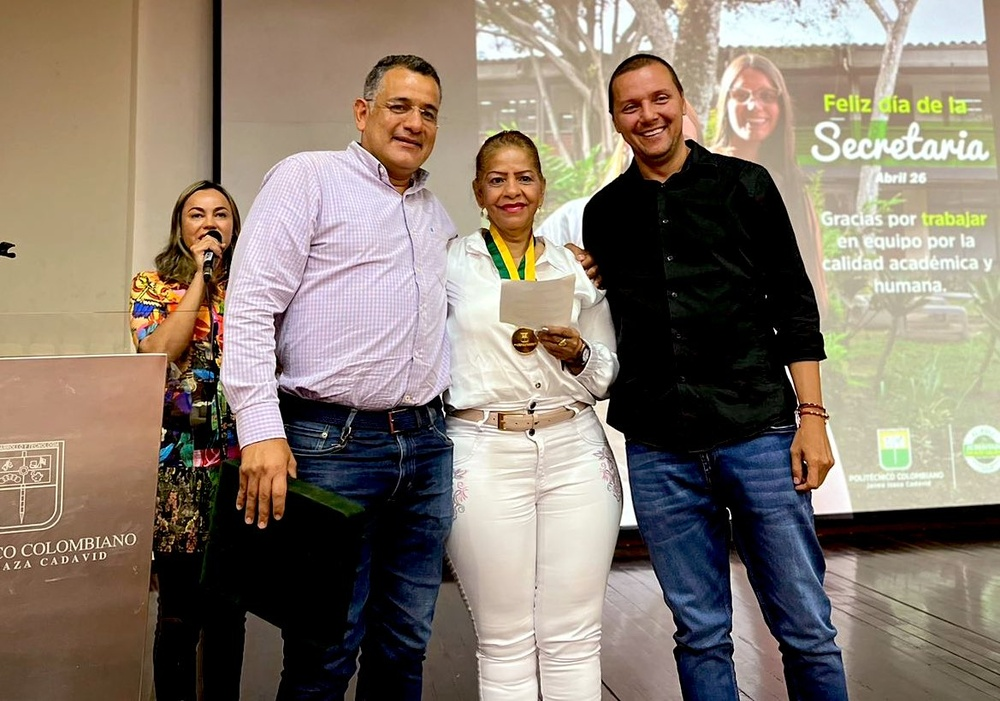
#> input picture Teoría/Fotos prueba/persona03.jpg, 1000 x 701 px, shrunk from 1169 x 820 before the run, found by its file name
$ jupyter execute --allow-errors Programa_de_Haar.ipynb
#> lines starting #> are read from the running program, lines starting #| are printed output that depends on the picture; after the words box and inside, x2 and y2 are one past the last pixel; in counts of white or black regions, pixels touching at a corner belong together
<a href="https://colab.research.google.com/github/Daniel-Francisco-Calderon-Lebro/Vision_por_Computador/blob/main/Programa_de_Haar.ipynb" target="_parent"></a>

[cell 1]
# to run in google colab
import sys
if 'google.colab' in sys.modules:
    import subprocess
    subprocess.call("pip install -U opencv-python".split())
import cv2 as cv


import numpy as np
import pandas as pd
from google.colab.patches import cv2_imshow # para visualizar imágenes
from skimage import io
from PIL import Image
import matplotlib.pylab as plt
from mpl_toolkits.mplot3d import Axes3D
from matplotlib import cm
from matplotlib import colors

ruta = '/content/drive/Shareddrives/JPDP/2023_1/Vision/'

# Algoritmo de Viola-Jones

Se utiliza Haar features y un clasificador en cascada.

Se basa en un clasificador binario débil para determinar si una región de la imagen contiene un objeto de interés o no.

Se combinan los clasificadores débiles en un clasificador en cascada.

Si un clasificador binario determina que una región de la imagen no contiene el objeto de interés, la región se descarta y se pasa a la siguiente etapa.

Si un clasificador binario determina que una región de la imagen puede contener el objeto de interés, se pasa a la siguiente etapa del clasificador en cascada.

Al final, las regiones que se detectan como objetos de interés hansido detectadas en todas las etapas del clasificador en cascada.

# Características Haar

Las características de Haar son funciones rectangulares simples de 2 dimensiones en las que se varía el tamaño y la posición de recuadros blancos y negros.

Las características se extraen calculando la diferencia entre la suma de los píxeles dentro del recuadro negro y la suma de los píxeles bajo el rectángulo blanco.

Para utilizar la técnica, se calculan las características a distintas escalas

# Haar cascade para detectar personas

Se utilizará, en este caso, una concatenación de clasificadores débiles para conformar uno más robusto. El clasificador Haar de personas está configuradoen un archivo XML que describe cómo detectar objetos en una imagen disponible en la página oficial de OpenCV. Puede consultar más información en [Haar en githujb](https://github.com/opencv/opencv/blob/master/data/haarcascades/)

[cell 2]
# carga el clasificador
clasificador = cv.CascadeClassifier(ruta + 'haarcascade_frontalface_alt_tree.xml')

#> (a cell that did not finish here is left out)

[cell 4]
fname = ruta + 'persona03.jpg'
img = cv.cvtColor(io.imread(fname), cv.COLOR_BGR2GRAY)
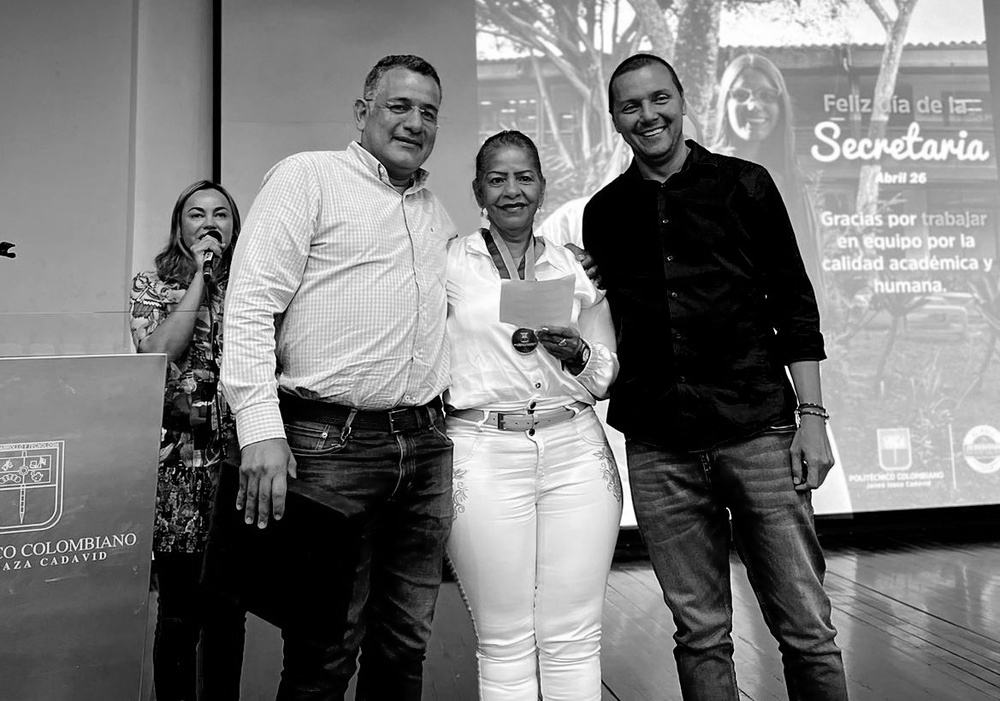
#> img: shape (701, 1000); min 0, max 255, mean 121.2
plt.imshow(img,cmap='gray')

#> (a cell that did not finish here is left out)

[cell 6]
# detecta personas en la imagen
faces = clasificador.detectMultiScale(img,1.01, 70)
#> faces = [[180, 191, 59, 59], [477, 152, 70, 70]]

# dibuja rectángulos alrededor de las personas detectadas
for (x, y, w, h) in faces:
    cv.rectangle(img, (x, y), (x+w, y+h), (255, 255, 0), 2)
#> this loop made 2 passes
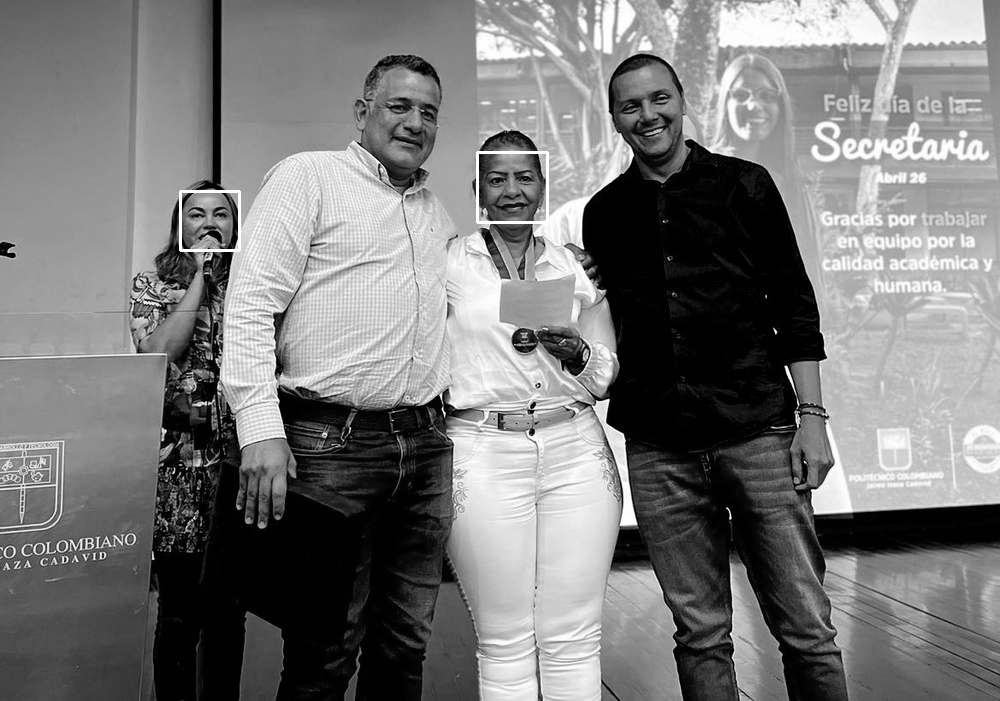
#> img: shape (701, 1000); 0.22% of pixels changed, all inside (x1, y1, x2, y2) = (179, 151, 549, 252)

# muestra la imagen con las personas detectadas
plt.imshow(img,cmap='gray')

[cell 7]
faces
#> Out = [[180, 191, 59, 59], [477, 152, 70, 70]]

$ run again, with Teoría/Fotos prueba/persona01.jpg copied over Teoría/Fotos prueba/persona03.jpg
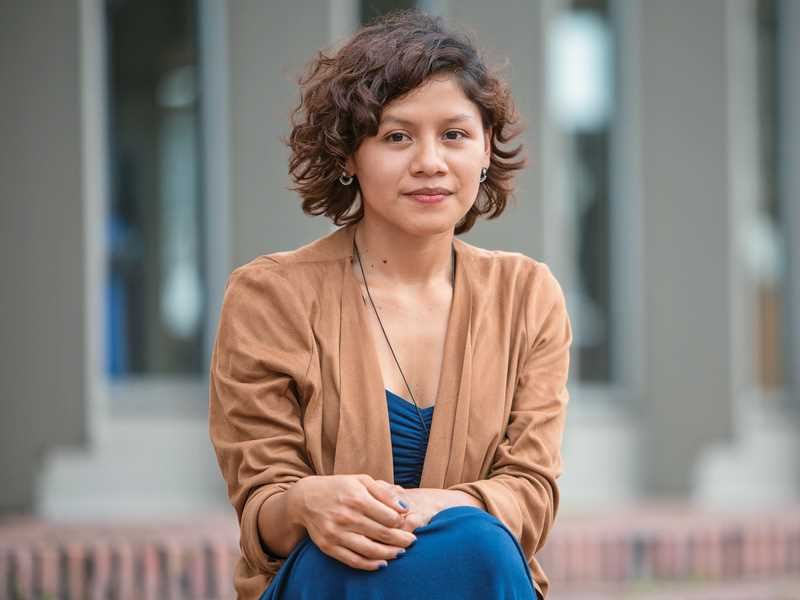
#> input picture Teoría/Fotos prueba/persona01.jpg, 800 x 600 px, found by its file name
#> `img = cv.cvtColor(io.imread(fname), cv.COLOR_BGR2GRAY)`:
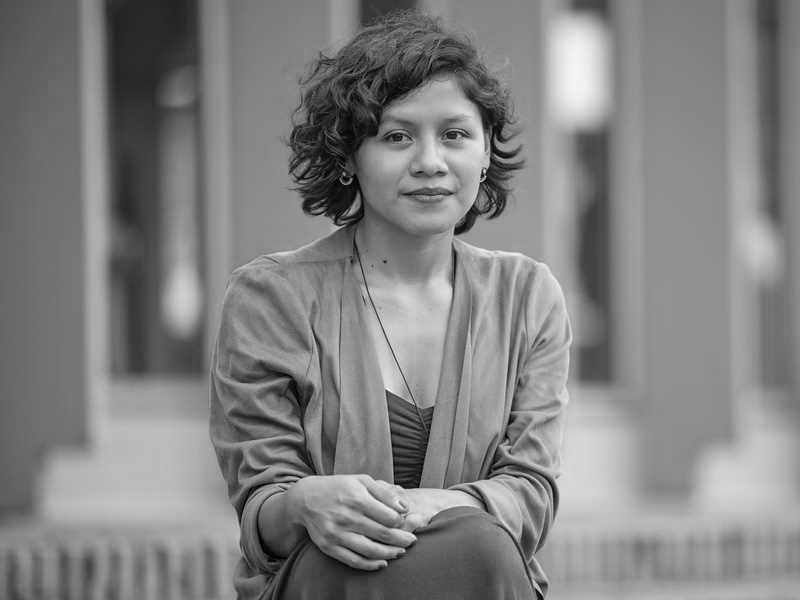
#> img: shape (600, 800); min 0, max 252, mean 129.6
#> faces = [[353, 77, 150, 150]]
#> the loop `for (x, y, w, h) in faces:` made 1 pass
#> after the loop `for (x, y, w, h) in faces:`:
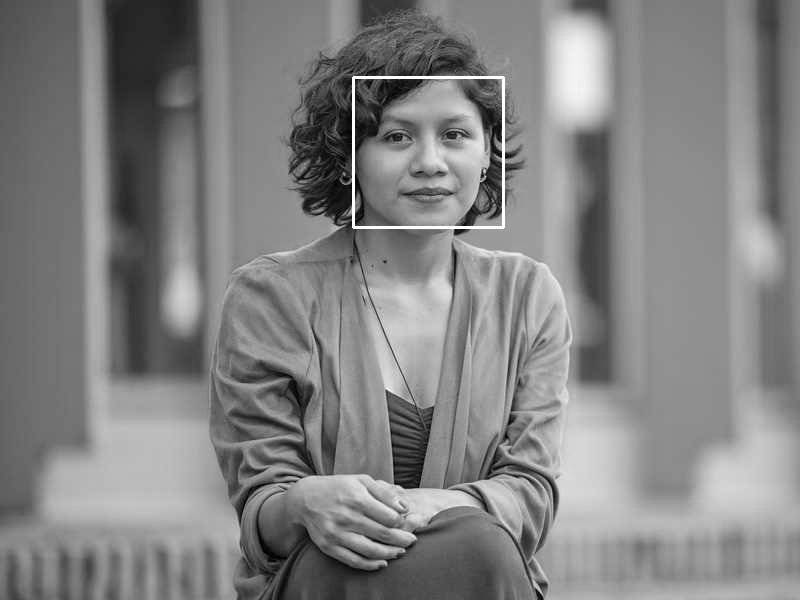
#> img: shape (600, 800); 0.37% of pixels changed, all inside (x1, y1, x2, y2) = (352, 76, 505, 229)

$ run again, with Teoría/Fotos prueba/persona02.jpg copied over Teoría/Fotos prueba/persona03.jpg
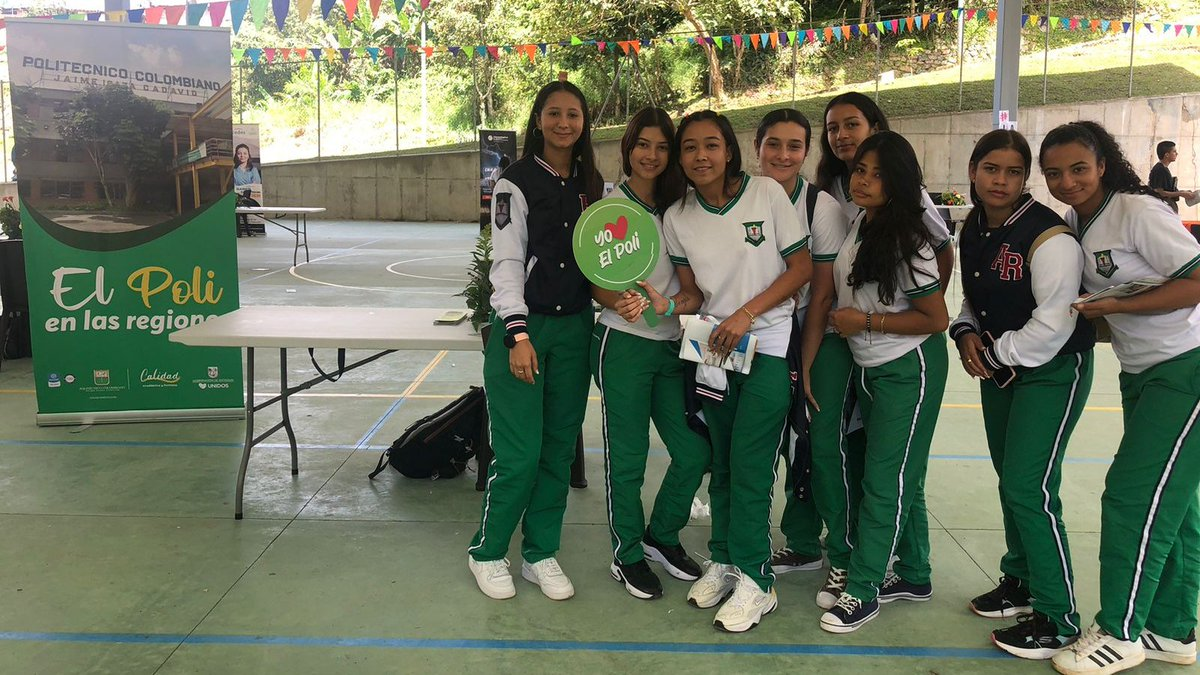
#> input picture Teoría/Fotos prueba/persona02.jpg, 1200 x 675 px, found by its file name
#> `img = cv.cvtColor(io.imread(fname), cv.COLOR_BGR2GRAY)`:
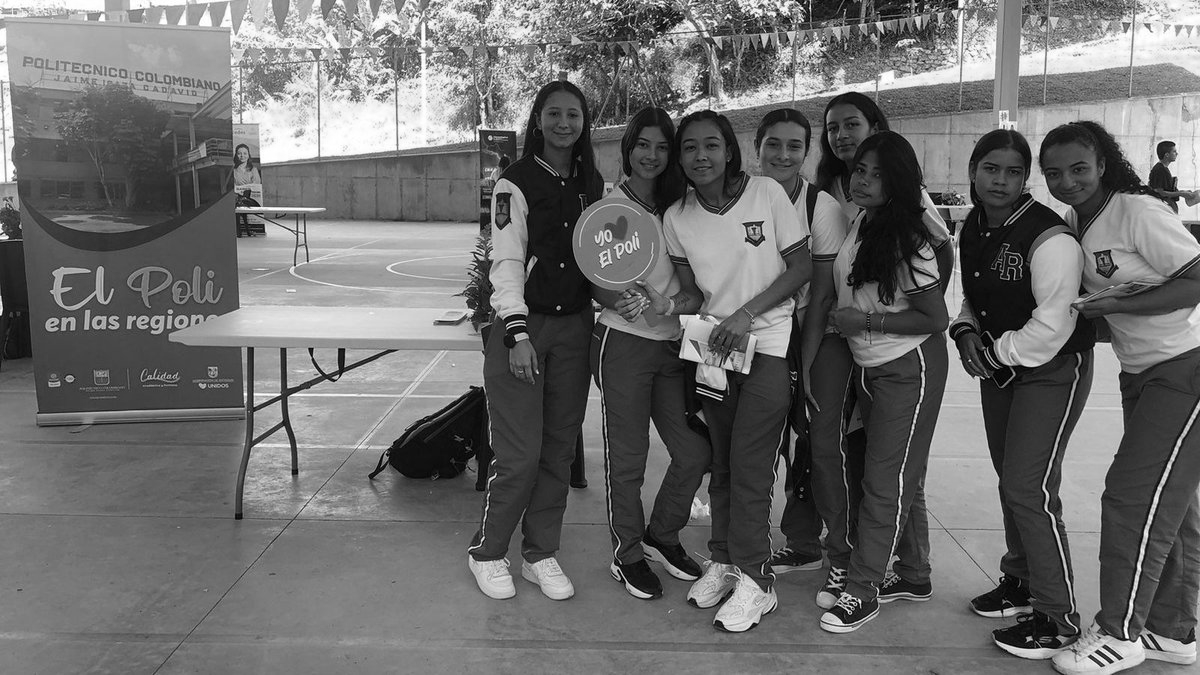
#> img: shape (675, 1200); min 0, max 255, mean 108.2
#> faces = [[629, 128, 48, 48], [538, 94, 52, 52], [673, 124, 58, 58], [972, 149, 57, 57]]
#> the loop `for (x, y, w, h) in faces:` made 4 passes
#> after the loop `for (x, y, w, h) in faces:`:
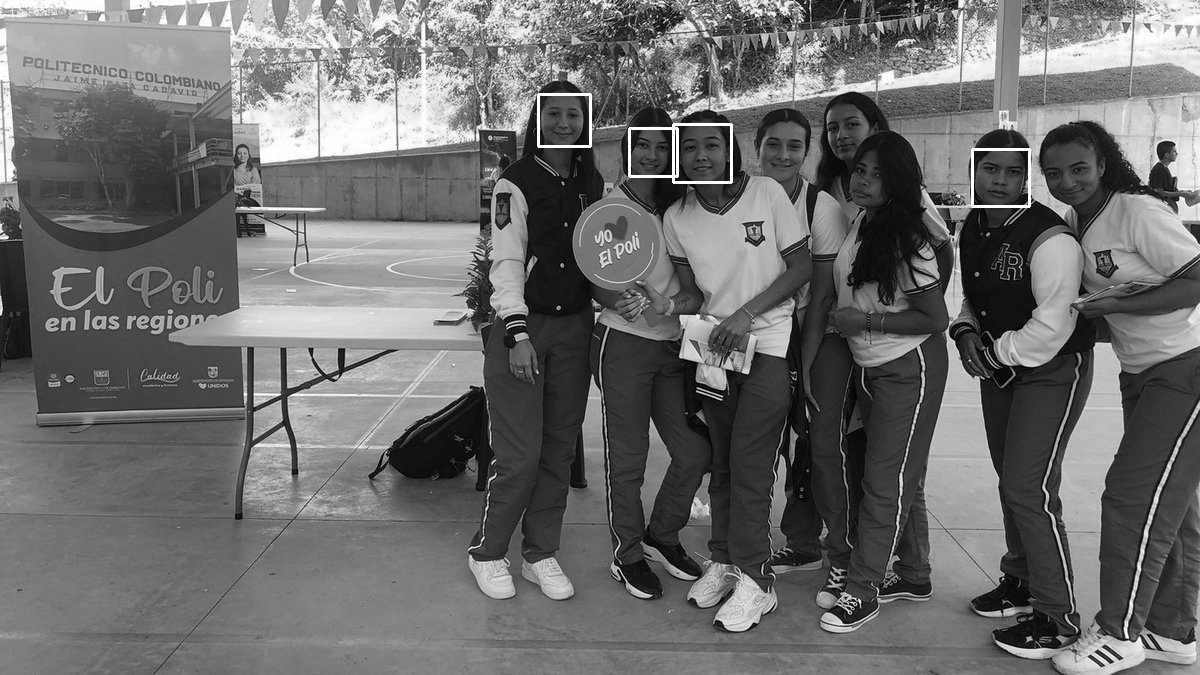
#> img: shape (675, 1200); 0.31% of pixels changed, all inside (x1, y1, x2, y2) = (537, 93, 1031, 208)
#> Out has the same summary as faces

$ run again, with Teoría/Fotos prueba/persona04.jpg copied over Teoría/Fotos prueba/persona03.jpg
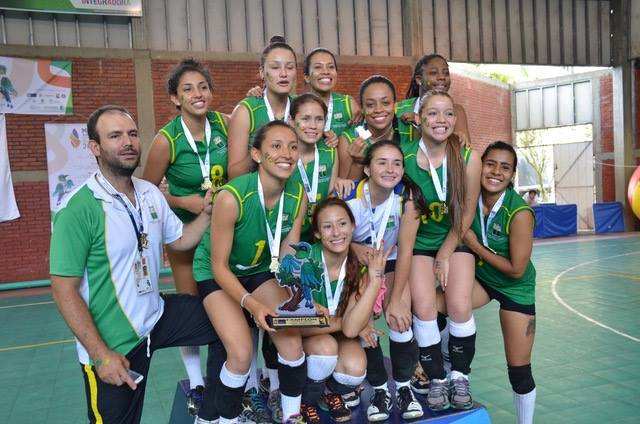
#> input picture Teoría/Fotos prueba/persona04.jpg, 640 x 424 px, found by its file name
#> `img = cv.cvtColor(io.imread(fname), cv.COLOR_BGR2GRAY)`:
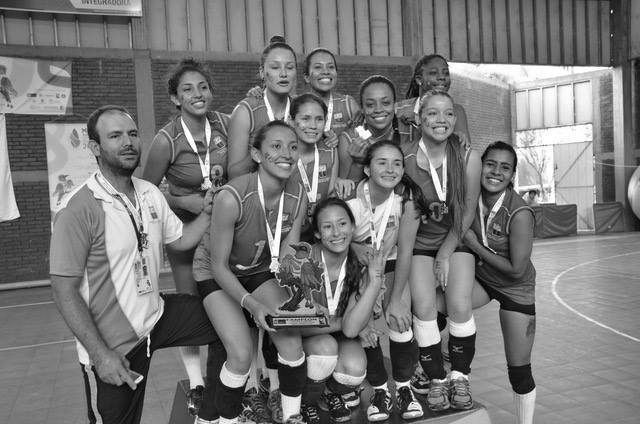
#> img: shape (424, 640); min 0, max 255, mean 119.5
#> faces = [[293, 103, 39, 39], [369, 147, 40, 40], [262, 50, 42, 42], [100, 115, 51, 51]]
#> the loop `for (x, y, w, h) in faces:` made 4 passes
#> after the loop `for (x, y, w, h) in faces:`:
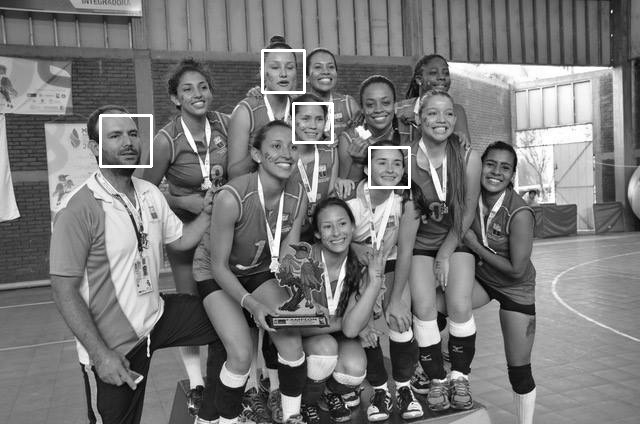
#> img: shape (424, 640); 0.75% of pixels changed, all inside (x1, y1, x2, y2) = (99, 49, 411, 189)
#> Out has the same summary as faces
